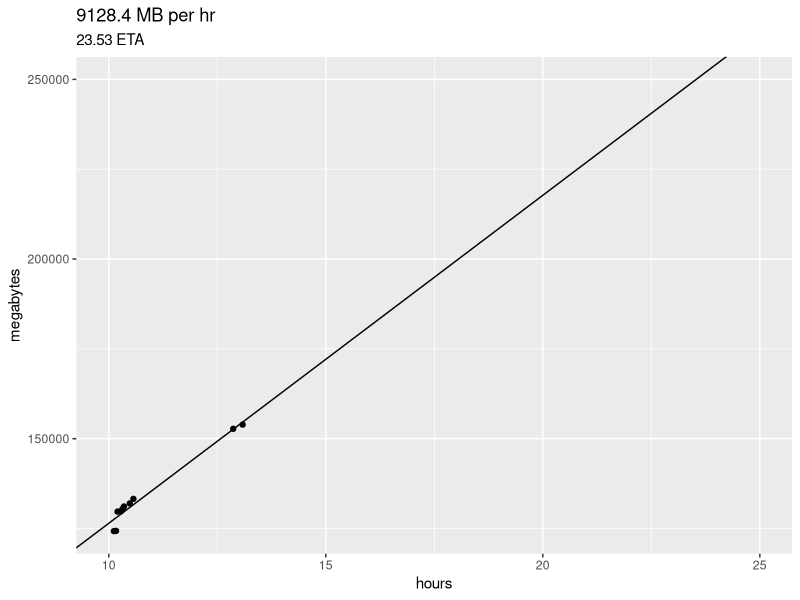

The R script that drew this image:
library(here)
library(ggplot2)
library(dplyr)

raw = read.csv(here('mb_free.txt'))
# raw = read.csv('~/Desktop/emptying-trash/mb_free.txt')

raw %>%
mutate(hours = timenocolon %/% 100 + (timenocolon - timenocolon %/% 100 * 100) / 60) ->
X

lin_reg <- lm(formula = megabytes ~ hours, data = X)
m = lin_reg$coefficients[2]
b = lin_reg$coefficients[1]

mround = round(m, 1)
eta = round((250000 - b) / m, 2)
# 250 = m * x + b
# (250 - b) / m = x

qplot(x= hours, y=megabytes, data=X) + geom_abline(slope=m, intercept=b) + labs(title=paste(mround, 'MB per hr'), subtitle = paste(eta, 'ETA')) + xlim(10,25) + ylim(NA, 250000)